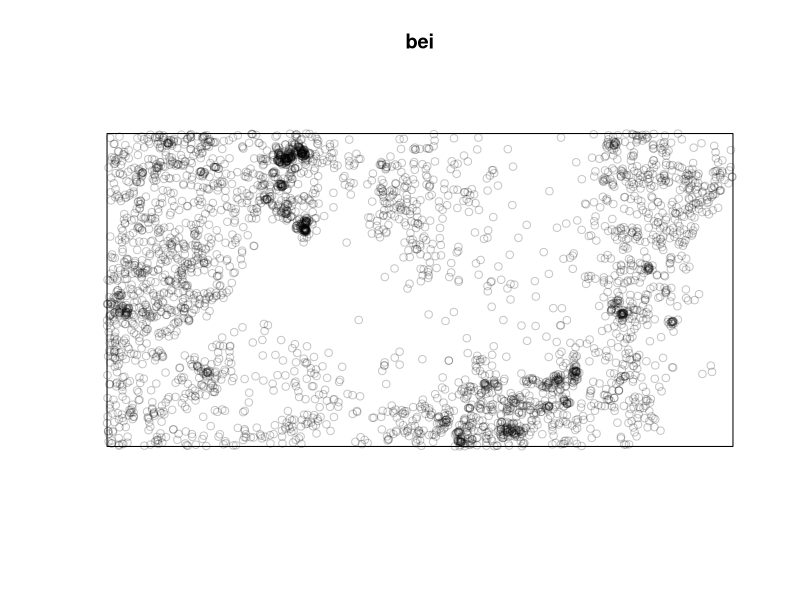
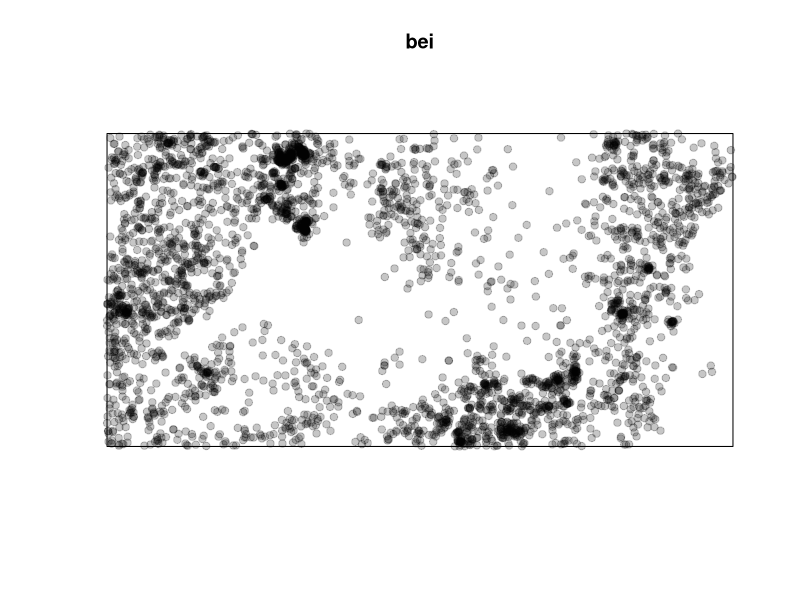
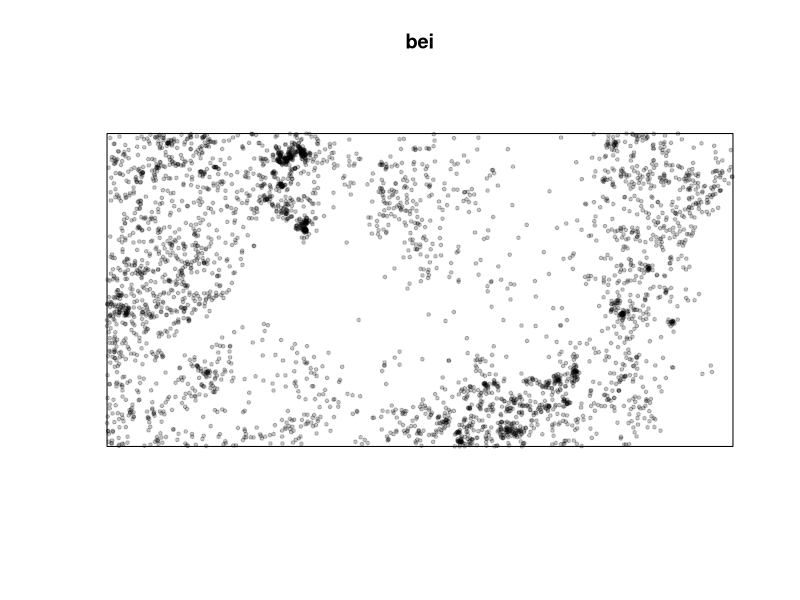

Reproduce these figures in R, in order.
# How to calculate the density of individuals in a population

# installing the spatstat package
install.packages("spatstat")

#Recalling the package
library(spatstat)

# dataset
bei

plot(bei)
plot(bei, pch=19)
plot(bei, pch=19, cex=.5)
